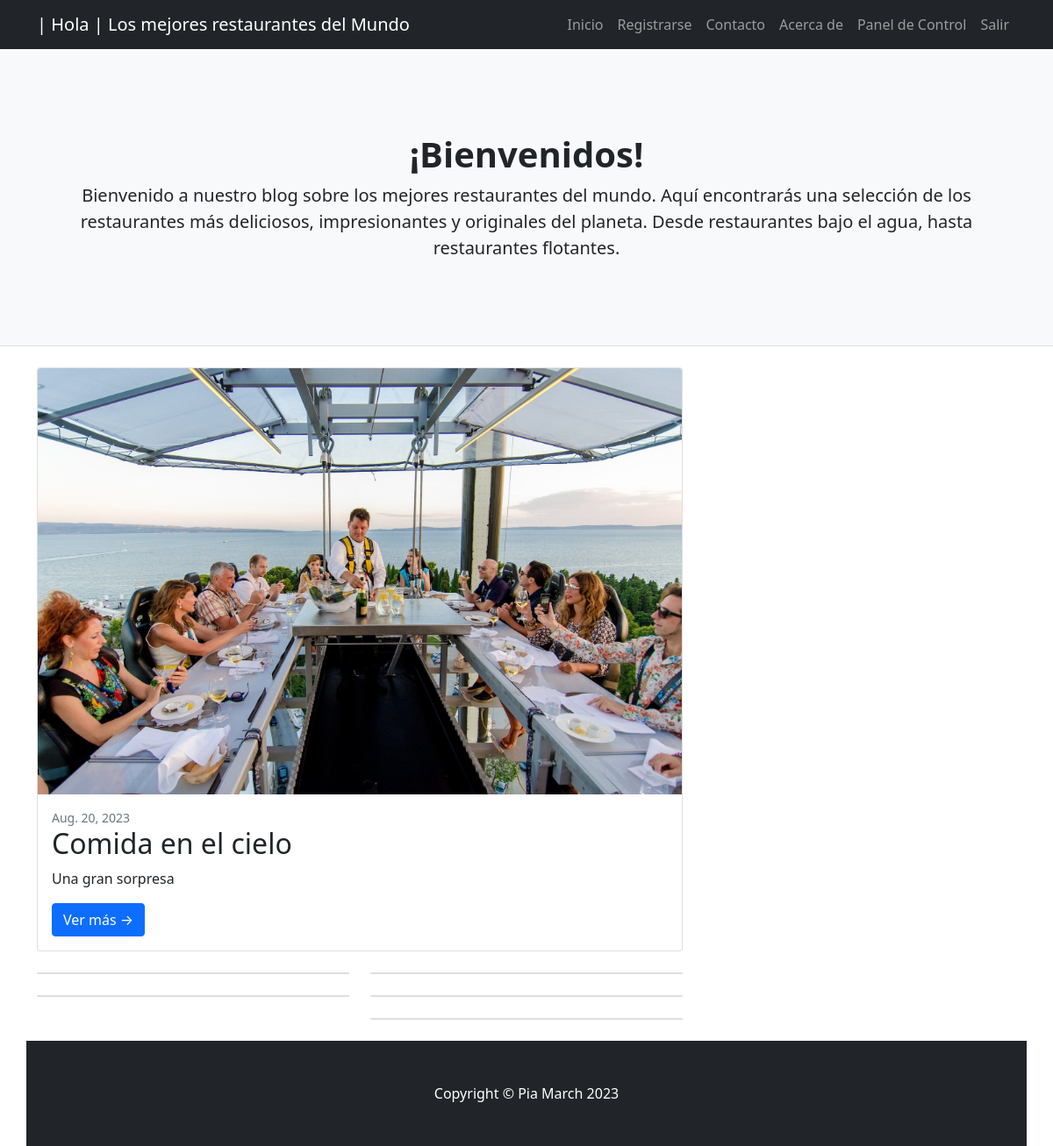
The app's page /final_app/ (signed in) with its own data.
### final_app/models.py (models this page shows)
class Post(models.Model):
    titulo = models.CharField(max_length=100)
    sub_titulo = models.CharField(max_length=100)
    texto = models.TextField(max_length=3000)
    publicado_el = models.DateField(auto_now_add=True)
    imagen = models.ImageField(upload_to="posteos", null="True", blank=True)

### final_app/views.py (the view)
# urls.py: path('final_app/', index, name="final_app_index"),
def index(request):
    posts = Post.objects.order_by('-publicado_el').all()
    return render(request, "final_app/index.html", {"posts": posts})

### final_app/templates/final_app/index.html (shortened to what this page needs)
{% extends 'final_app/base.html' %}
{% block contenido %}
<div class="container">
    <div class="row">
        <div class="col-lg-8">
            {% if posts %}
                <div class="card mb-4">
                    {% if posts.0 %}
                    <a href="#!"><img class="card-img-top" src="{{posts.0.imagen.url}}" alt="..." /></a>
                    <div class="card-body">
                        <div class="small text-muted">{{posts.0.publicado_el}}</div>
                        <h2 class="card-title">{{posts.0.titulo}}</h2>
                        <p class="card-text">{{posts.0.sub_titulo}}</p>
                        <a class="btn btn-primary" href="{% url 'final_app_detalle' posts.0.id %}">Ver más →</a>
                    </div>
                    {% endif %}
                </div>
                <div class="row">
                    <div class="col-lg-6">
                        <div class="card mb-4">
                        </div>
                        <div class="card mb-4">
                        </div>
                    </div>
                    <div class="col-lg-6">
                        <div class="card mb-4">
                        </div>
                        <div class="card mb-4">
                        </div>
                        <div class="card mb-4">
                        </div>
                    </div>
                </div>
            {% else %}
                <h3>¡ No hay post - Puedes subir el tuyo registrándote o iniciando sesión ! </h3>
            {% endif %}
            </div>
{% endblock %}

### records on screen
Post: imagen (picture), publicado_el "Aug. 20, 2023", titulo "Comida en el cielo", sub_titulo "Una gran sorpresa"
